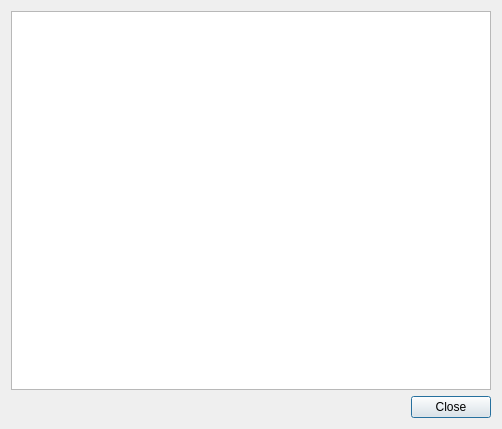
<?xml version="1.0" encoding="UTF-8"?>
<ui version="4.0">
 <class>DAbout</class>
 <widget class="QDialog" name="DAbout">
  <property name="geometry">
   <rect>
    <x>0</x>
    <y>0</y>
    <width>502</width>
    <height>429</height>
   </rect>
  </property>
  <property name="windowTitle">
   <string>О программе...</string>
  </property>
  <layout class="QVBoxLayout" name="verticalLayout">
   <item>
    <widget class="QTextBrowser" name="textBrowser"/>
   </item>
   <item>
    <layout class="QHBoxLayout" name="horizontalLayout">
     <item>
      <spacer name="horizontalSpacer">
       <property name="orientation">
        <enum>Qt::Horizontal</enum>
       </property>
       <property name="sizeHint" stdset="0">
        <size>
         <width>40</width>
         <height>20</height>
        </size>
       </property>
      </spacer>
     </item>
     <item>
      <widget class="QPushButton" name="Close_pb">
       <property name="text">
        <string>Close</string>
       </property>
      </widget>
     </item>
    </layout>
   </item>
  </layout>
 </widget>
 <resources/>
 <connections/>
</ui>
